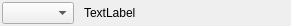
<?xml version="1.0" encoding="UTF-8"?>
<ui version="4.0">
 <class>DatabaseItemUI</class>
 <widget class="QWidget" name="DatabaseItemUI">
  <property name="geometry">
   <rect>
    <x>0</x>
    <y>0</y>
    <width>291</width>
    <height>24</height>
   </rect>
  </property>
  <property name="windowTitle">
   <string>Form</string>
  </property>
  <layout class="QHBoxLayout" name="horizontalLayout" stretch="0,1">
   <property name="spacing">
    <number>10</number>
   </property>
   <property name="leftMargin">
    <number>2</number>
   </property>
   <property name="topMargin">
    <number>2</number>
   </property>
   <property name="rightMargin">
    <number>2</number>
   </property>
   <property name="bottomMargin">
    <number>2</number>
   </property>
   <item>
    <widget class="QComboBox" name="bus"/>
   </item>
   <item>
    <widget class="QLabel" name="database">
     <property name="text">
      <string>TextLabel</string>
     </property>
    </widget>
   </item>
  </layout>
 </widget>
 <resources/>
 <connections/>
</ui>
